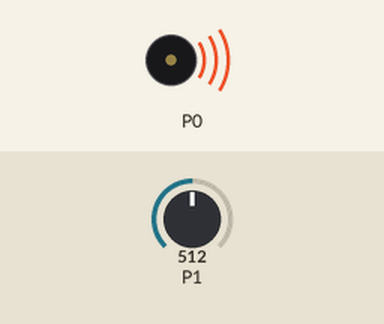
A program run on a simulated BBC micro:bit (MakeCode). Shown: buzzer (waves = sounding). The test bench sets the inputs (shaded band); at power-on: P1 = 512 (analog values on the 0–1023 scale).

Above: at 1.2 s.
1.3 s: P1 set to 584
4.3 s: P1 set to 613
At 5.8 s:
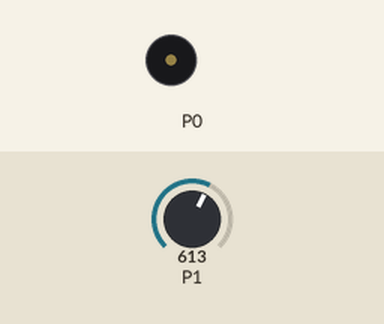
6.2 s: P1 set to 590
At 6.6 s:
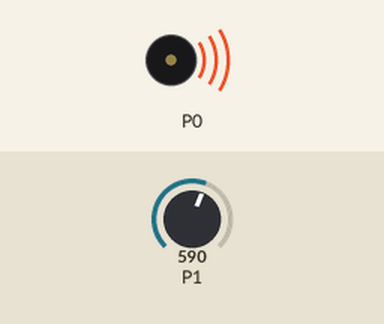
9.2 s: P1 set to 610
At 10.6 s:
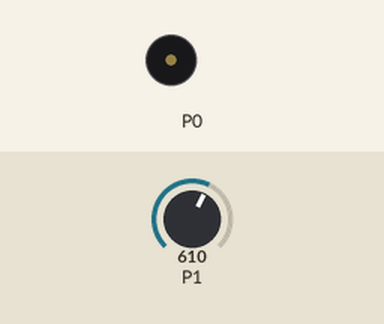
Timing chart, 0 to 11.8 s (numbered marks = the images above; inputs shaded):
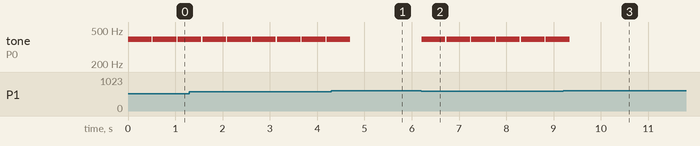

Measured:
- the behaviour switches between 599 and 600 on P1 (found by bisection; images 0 and 1)
- after the input at 4.3 s, tone on P0: goes on until 4.7 s, then stays silent
- after the input at 6.2 s, tone on P0: alternates 392 Hz for 0.50 s and silent for 0.03 s, starting at once
- after the input at 9.2 s, tone on P0: goes on until 9.3 s, then stays silent
- by itself, tone on P0: alternates 392 Hz for 0.50 s and silent for 0.03 s

The program:

main.ts
```typescript
basic.forever(function () {
    if (pins.analogReadPin(AnalogPin.P1) < 10) {
        music.playTone(262, music.beat(BeatFraction.Whole))
    } else if (pins.analogReadPin(AnalogPin.P1) < 80) {
        music.playTone(294, music.beat(BeatFraction.Whole))
    } else if (pins.analogReadPin(AnalogPin.P1) < 130) {
        music.playTone(330, music.beat(BeatFraction.Whole))
    } else if (pins.analogReadPin(AnalogPin.P1) < 160) {
        music.playTone(349, music.beat(BeatFraction.Whole))
    } else if (pins.analogReadPin(AnalogPin.P1) < 600) {
        music.playTone(392, music.beat(BeatFraction.Whole))
    }
})
```

test.ts
```typescript
// 테스트는 여기로 이동합니다; 이 패키지가 확장으로 사용될 때 컴파일되지 않을 것 입니다.
```
